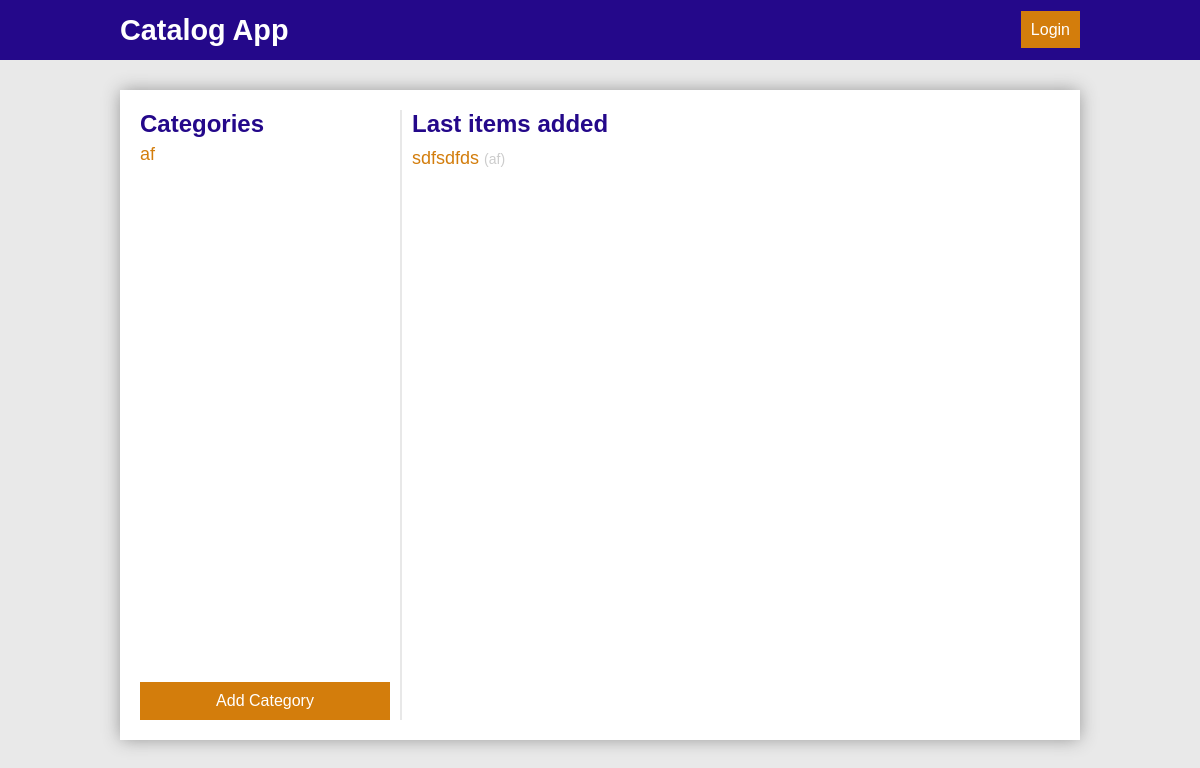
Before: / with the older database file.
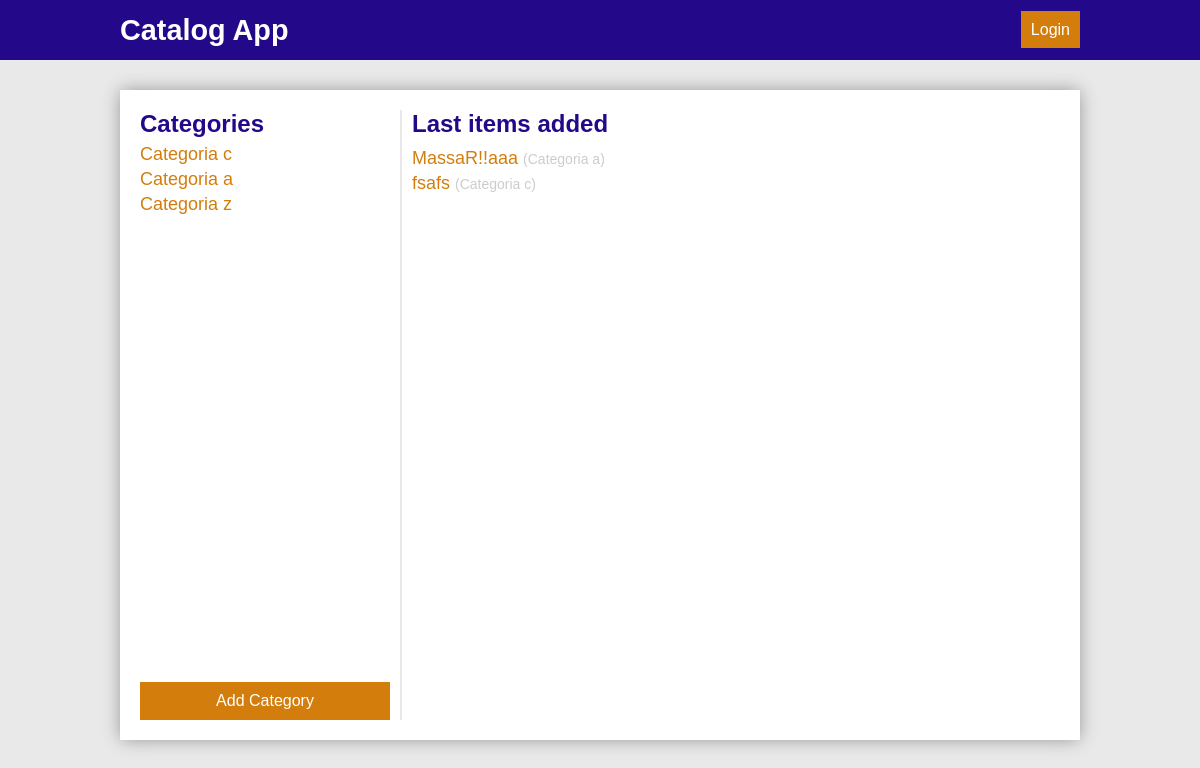
After: the same page with the newer database file.
### models.py (models this page shows, shortened)
class Category(Base):
    __tablename__ = 'category'
    id = Column(Integer, primary_key=True)
    title = Column(String(120), nullable=False)
    user_id = Column(Integer, ForeignKey('user.id'))
    user = relationship(User)
    created_at = Column(TIMESTAMP, default=datetime.utcnow, nullable=False)
    updated_at = Column(TIMESTAMP, default=datetime.utcnow,
                        onupdate=datetime.utcnow, nullable=False)

class Item(Base):
    __tablename__ = 'item'
    id = Column(Integer, primary_key=True)
    title = Column(String(120), nullable=False)
    description = Column(String(400), nullable=False)
    user_id = Column(Integer, ForeignKey('user.id'))
    user = relationship(User)
    created_at = Column(TIMESTAMP, default=datetime.utcnow, nullable=False)
    updated_at = Column(TIMESTAMP, default=datetime.utcnow,
                        onupdate=datetime.utcnow, nullable=False)
    categoryId = Column(Integer, ForeignKey('category.id'))
    category = relationship(Category)

### main.py (the view)
@app.route("/")
def showHome():
    categories = crud.getAllCategories()
    items = crud.getItemsbyQty(10)
    return render_template('home.html', categories=categories, items=items)

### crud.py (called while the page is built)
def getAllCategories():
    return session.query(Category).all()

def getItemsbyQty(qty):
    return session.query(Item).order_by(
        desc(Item.updated_at)).limit(qty).all()

### main.py (called while the page is built)
@app.before_request
def getCurrentUser():
    if 'email' in login_session:
        user = crud.getUserByEmail(login_session['email'])
        if user is not None:
            g.user = user
            g.userId = user.id
            g.userName = user.name
            g.userPicture = user.picture
            g.userEmail = user.email
    else:
        g.user = None

### templates/home.html (shortened to what this page needs)
{% extends "layout.html" %} {% block title %}Index{% endblock %} {% block head %} {{ super() }} {% endblock %}{%block navbar%}{{
super() }}{%endblock%}{% block content %}
<aside id="side">
    <div>
        <h3>Categories </h3>
        <ul>
            {% for c in categories %}
            <li>
                <a href="{{url_for('showCatalogItems', categoryId = c.id)}}" class="list-item">{{c.title}}</a>
            </li>
            {% endfor %}
        </ul>
    </div>
    <a href="{{url_for('newCategory')}}" class="btn btn-primary">Add Category</a>
</aside>
<div id="line"></div>
<article id="article" class="main">
    <div>
        <h2>Last items added</h2>
        <ul>
            {% for i in items %}
            <li>
                <a href="{{url_for('showItem', catalogItemId = i.category.id, itemId = i.id)}}" class="list">{{i.title}}
                    <span>({{i.category.title}})</a>
            </li>
            {% endfor %}
        </ul>
    </div>
</article>
{% endblock %}

### templates/layout.html (shortened to what this page needs)
<!doctype html>
<html>
<head>
    {% block head %}
    <link rel="stylesheet" href="{{ url_for('static', filename='style.css') }}">
    {% endblock %}
</head>
<body>
    <nav id="navbar">{%block navbar%}
        <a href="{{url_for('showHome')}}">
            <h1>Catalog App</h1>
        </a>
        <div>
            {% if g.user != None %}
            <span>{{g.userName}} | </span>
            <a href="{{url_for('logout')}}" class="">Logout</a>
            {% else %}
            <a href="{{url_for('showLogin')}}" class="btn btn-primary">Login</a>
            {%endif%}
        </div>
        {%endblock%}
    </nav>
    <div id="container">{% block content %}{% endblock %}</div>
</body>
</html>

### static/style.css (style rules this page uses)
* { box-sizing: border-box; margin: 0; font-family: Verdana, Geneva, Tahoma, sans-serif; }
body { background-color: #e9e9e9; }
ul { padding: 0; list-style-type: none; }
li a { font-size: 18px; text-decoration: none; display: block; color: #d37d0c; margin-bottom: 4px; }
li span { font-size: 16px; }
.btn { border: 0em; color: #ffffff; padding: 10px 10px; font-size: 16px; text-decoration: none; color: #ffffff; text-align: center; }
.btn-primary { background-color: #d37d0c; }
#navbar { padding: 20px 10%; background-color: #24088a; display: flex; height: 60px; align-items: center; color: #ffffff; justify-content: space-between; }
#navbar h1 { font-size: 1.8em; }
#navbar a { text-decoration: none; color: #ffffff; }
#container { background-color: #ffffff; margin: 30px 10%; padding: 20px; -webkit-box-shadow: 0px 0px 17px -1px rgba(145, 145, 145, 1); -moz-box-shadow: 0px 0px 17px -1px rgba(145, 145, 145, 1); box-shadow: 0px 0px 17px -1px rgba(145, 145, 145, 1); display: flex; flex-direction: row; }
.main { min-height: 75vh; }
.main h2 { font-size: 24px; color: #24088a; margin-bottom: 10px; }
.main { font-size: 14px; color: #383838; margin-bottom: 10px; }
#side { display: flex; justify-content: space-between; flex-direction: column; width: 250px; }
#side h3 { font-size: 24px; color: #24088a; margin-bottom: 6px; }
#side li { display: flex; align-items: center; }
#side .list-item { flex-grow: 1; }
#line { width: 2px; background-color: #cccccc73; margin: 0 10px; }
#article { flex-grow: 1; display: flex; justify-content: space-between; flex-direction: column; }
#article span { color: #cccccc; font-size: 14px; }

Changed rows visible on the page:
removed Item: title "sdfsdfds", category "af"
changed Category: title "af" → "Categoria c"
added Category: title "Categoria a"
added Category: title "Categoria z"
added Item: title "MassaR!!aaa", category "Categoria a"
added Item: title "fsafs", category "Categoria c"
